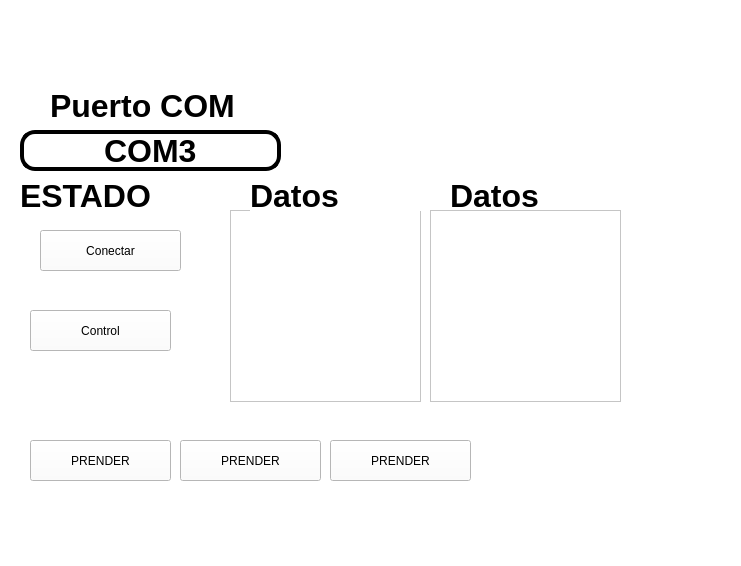
<?xml version="1.0" encoding="UTF-8"?>
<ui version="4.0">
 <class>MainWindow</class>
 <widget class="QMainWindow" name="MainWindow">
  <property name="geometry">
   <rect>
    <x>0</x>
    <y>0</y>
    <width>741</width>
    <height>566</height>
   </rect>
  </property>
  <property name="windowTitle">
   <string>MainWindow</string>
  </property>
  <property name="styleSheet">
   <string notr="true">background-color: rgb(255, 255, 255);</string>
  </property>
  <widget class="QWidget" name="centralwidget">
   <widget class="QLabel" name="imagen">
    <property name="geometry">
     <rect>
      <x>10</x>
      <y>10</y>
      <width>131</width>
      <height>71</height>
     </rect>
    </property>
    <property name="styleSheet">
     <string notr="true"/>
    </property>
    <property name="text">
     <string/>
    </property>
    <property name="pixmap">
     <pixmap resource="../Archivo/recursos.qrc">:/Logos/logouat2.jpg</pixmap>
    </property>
    <property name="scaledContents">
     <bool>true</bool>
    </property>
   </widget>
   <widget class="QLabel" name="imagen_2">
    <property name="geometry">
     <rect>
      <x>490</x>
      <y>10</y>
      <width>91</width>
      <height>71</height>
     </rect>
    </property>
    <property name="styleSheet">
     <string notr="true"/>
    </property>
    <property name="text">
     <string/>
    </property>
    <property name="pixmap">
     <pixmap>:/Logos/FIT_logo_vertical.png</pixmap>
    </property>
    <property name="scaledContents">
     <bool>true</bool>
    </property>
   </widget>
   <widget class="QLabel" name="imagen_3">
    <property name="geometry">
     <rect>
      <x>220</x>
      <y>410</y>
      <width>111</width>
      <height>71</height>
     </rect>
    </property>
    <property name="styleSheet">
     <string notr="true"/>
    </property>
    <property name="text">
     <string/>
    </property>
    <property name="scaledContents">
     <bool>true</bool>
    </property>
   </widget>
   <widget class="QLabel" name="label">
    <property name="geometry">
     <rect>
      <x>50</x>
      <y>90</y>
      <width>191</width>
      <height>31</height>
     </rect>
    </property>
    <property name="font">
     <font>
      <pointsize>24</pointsize>
      <weight>75</weight>
      <bold>true</bold>
     </font>
    </property>
    <property name="text">
     <string>Puerto COM</string>
    </property>
   </widget>
   <widget class="QLineEdit" name="txt_com">
    <property name="geometry">
     <rect>
      <x>20</x>
      <y>130</y>
      <width>261</width>
      <height>41</height>
     </rect>
    </property>
    <property name="font">
     <font>
      <pointsize>24</pointsize>
      <weight>75</weight>
      <bold>true</bold>
     </font>
    </property>
    <property name="styleSheet">
     <string notr="true">border: 4px solid black;
border-radius: 15px;</string>
    </property>
    <property name="text">
     <string>COM3</string>
    </property>
    <property name="alignment">
     <set>Qt::AlignCenter</set>
    </property>
   </widget>
   <widget class="QLabel" name="imagen_descripcion">
    <property name="geometry">
     <rect>
      <x>370</x>
      <y>10</y>
      <width>91</width>
      <height>71</height>
     </rect>
    </property>
    <property name="styleSheet">
     <string notr="true"/>
    </property>
    <property name="text">
     <string/>
    </property>
    <property name="pixmap">
     <pixmap resource="../Archivo/recursos.qrc">:/Ejercicios/gatoinplorandoayuda.jpg</pixmap>
    </property>
    <property name="scaledContents">
     <bool>true</bool>
    </property>
   </widget>
   <widget class="QPushButton" name="btn_accion">
    <property name="geometry">
     <rect>
      <x>40</x>
      <y>230</y>
      <width>141</width>
      <height>41</height>
     </rect>
    </property>
    <property name="text">
     <string>Conectar</string>
    </property>
   </widget>
   <widget class="QLabel" name="txt_estado">
    <property name="geometry">
     <rect>
      <x>20</x>
      <y>180</y>
      <width>191</width>
      <height>31</height>
     </rect>
    </property>
    <property name="font">
     <font>
      <pointsize>24</pointsize>
      <weight>75</weight>
      <bold>true</bold>
     </font>
    </property>
    <property name="text">
     <string>ESTADO</string>
    </property>
   </widget>
   <widget class="QListWidget" name="lista_datos">
    <property name="geometry">
     <rect>
      <x>230</x>
      <y>210</y>
      <width>191</width>
      <height>192</height>
     </rect>
    </property>
   </widget>
   <widget class="QLabel" name="txt_datos">
    <property name="geometry">
     <rect>
      <x>250</x>
      <y>180</y>
      <width>191</width>
      <height>31</height>
     </rect>
    </property>
    <property name="font">
     <font>
      <pointsize>24</pointsize>
      <weight>75</weight>
      <bold>true</bold>
     </font>
    </property>
    <property name="text">
     <string>Datos</string>
    </property>
   </widget>
   <widget class="QPushButton" name="btn_control">
    <property name="geometry">
     <rect>
      <x>30</x>
      <y>310</y>
      <width>141</width>
      <height>41</height>
     </rect>
    </property>
    <property name="text">
     <string>Control</string>
    </property>
   </widget>
   <widget class="QLabel" name="txt_datos_2">
    <property name="geometry">
     <rect>
      <x>450</x>
      <y>180</y>
      <width>191</width>
      <height>31</height>
     </rect>
    </property>
    <property name="font">
     <font>
      <pointsize>24</pointsize>
      <weight>75</weight>
      <bold>true</bold>
     </font>
    </property>
    <property name="text">
     <string>Datos</string>
    </property>
   </widget>
   <widget class="QListWidget" name="lista_datos_2">
    <property name="geometry">
     <rect>
      <x>430</x>
      <y>210</y>
      <width>191</width>
      <height>192</height>
     </rect>
    </property>
   </widget>
   <widget class="QPushButton" name="btn_prender2">
    <property name="geometry">
     <rect>
      <x>180</x>
      <y>440</y>
      <width>141</width>
      <height>41</height>
     </rect>
    </property>
    <property name="text">
     <string>PRENDER</string>
    </property>
   </widget>
   <widget class="QPushButton" name="btn_prender3">
    <property name="geometry">
     <rect>
      <x>330</x>
      <y>440</y>
      <width>141</width>
      <height>41</height>
     </rect>
    </property>
    <property name="text">
     <string>PRENDER</string>
    </property>
   </widget>
   <widget class="QPushButton" name="btn_prender1">
    <property name="geometry">
     <rect>
      <x>30</x>
      <y>440</y>
      <width>141</width>
      <height>41</height>
     </rect>
    </property>
    <property name="text">
     <string>PRENDER</string>
    </property>
   </widget>
  </widget>
  <widget class="QMenuBar" name="menubar">
   <property name="geometry">
    <rect>
     <x>0</x>
     <y>0</y>
     <width>741</width>
     <height>18</height>
    </rect>
   </property>
  </widget>
  <widget class="QStatusBar" name="statusbar"/>
 </widget>
 <resources>
  <include location="../Archivo/recursos.qrc"/>
 </resources>
 <connections/>
</ui>
